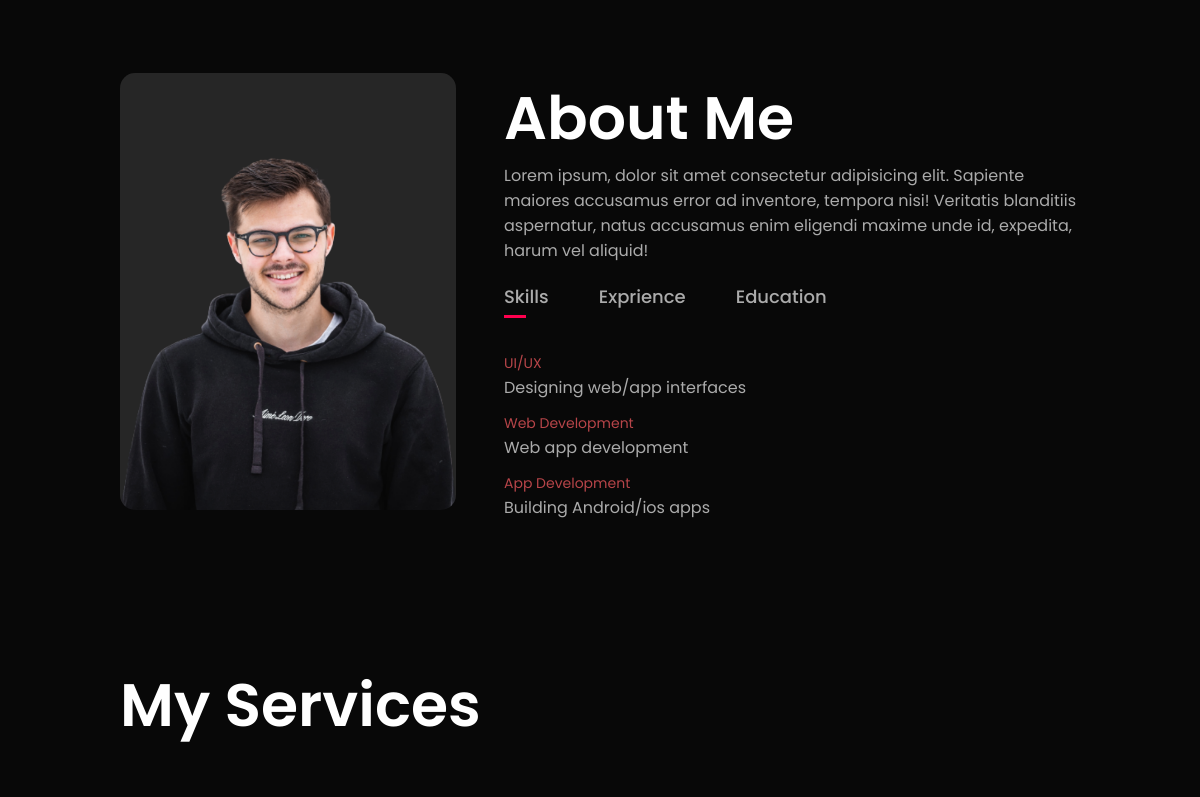
Before: / (middle part) with the older database file.
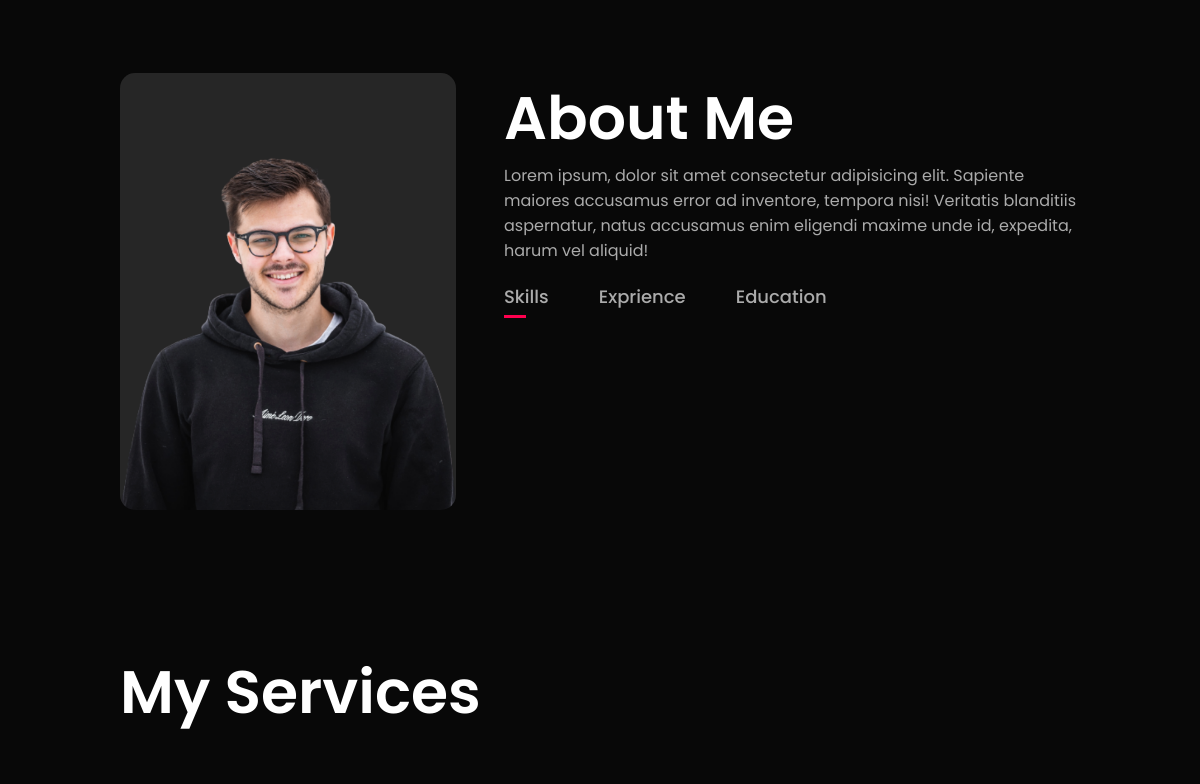
After: the same page with the newer database file.
### admin_app/models.py (models this page shows, shortened)
class Skills(models.Model):
    skill_caption=models.CharField(max_length=20)
    skill_des=models.CharField(max_length=100)

### home_app/views.py (the view)
# urls.py: path("",views.Index.as_view(),name='home'),
class Index(TemplateView):
    template_name='home_app/index.html'
    def get_context_data(self, **kwargs):
        context= super().get_context_data(**kwargs)
        context["title"]="Personal Portfolio"
        context['skills']=Skills.objects.all()
        context['educations']=Education.objects.all().order_by('-pass_year')
        context['expriences']=Expriences.objects.all().order_by('-joning_date')
        context['form']=MessageForm()
        return context

### templates/home_app/index.html (shortened to what this page needs)
{% load static %}
{% load widget_tweaks %}
<!DOCTYPE html>
<html lang="en">
<head>
    <link rel="stylesheet" href="{% static 'css/style.css' %}">
    <link rel="stylesheet" href="https://cdnjs.cloudflare.com/ajax/libs/font-awesome/6.2.0/css/all.min.css" />
</head>
<body>
    <div id="about">
        <div class="container">
            <div class="row">
                <div class="about-col-1">
                    <img src="{% static 'img/user.png' %}" alt="">
                </div>
                <div class="about-col-2">
                    <h1 class="sub-title">About Me</h1>
                    <p>Lorem ipsum, dolor sit amet consectetur adipisicing elit. Sapiente maiores accusamus error ad inventore, tempora nisi! Veritatis blanditiis aspernatur, natus accusamus enim eligendi maxime unde id, expedita, harum vel aliquid!</p>
                    <div class="tab-titles">
                        <div class="tab-link active" onclick="opentab('skills')">Skills</div>
                        <div class="tab-link" onclick="opentab('expricence')">Exprience</div>
                        <div class="tab-link" onclick="opentab('education')">Education</div>
                    </div>
                    <div class="tab-content active-tab" id="skills">
                        <ul>
                            {% for skill in skills %}
                                <li><span>{{skill.skill_caption}}</span><br>{{skill.skill_des}}</li>
                            {% endfor %}
                        </ul>
                    </div>
                </div>
            </div>
        </div>
    </div>
<div id="services">
    <div class="container">
        <h1 class="sub-title">My Services</h1>
    </div>
</div>
</body>
</html>

### static/css/style.css (style rules this page uses)
* { margin: 0; padding: 0; box-sizing: border-box; font-family: 'Poppins', sans-serif; }
html { scroll-behavior: smooth; }
body { background: #080808; color: #fff; }
.container { padding: 10px 10%; }
#about { padding: 80px 0; color: #ababab; }
.row { display: flex; justify-content: space-between; flex-wrap: wrap; }
.about-col-1 { flex-basis: 35%; }
.about-col-1 img { width: 100%; border-radius: 15px; }
.about-col-2 { flex-basis: 60%; }
.sub-title { font-size: 60px; font-weight: 600; color: #fff; }
.tab-titles { display: flex; margin: 20px 0 40px; }
.tab-link { margin-right: 50px; font-size: 18px; font-weight: 500; cursor: pointer; position: relative; }
.tab-link::after { content: ""; width: 0; height: 3px; background: #ff004f; left: 0; bottom: -8px; position: absolute; transition: 0.5s; }
.tab-link.active::after { width: 50%; }
#services { padding: 30px 0; }

Changed rows visible on the page:
removed Skills: skill_caption "UI/UX", skill_des "Designing web/app interfaces"
removed Skills: skill_caption "Web Development", skill_des "Web app development"
removed Skills: skill_caption "App Development", skill_des "Building Android/ios apps"
